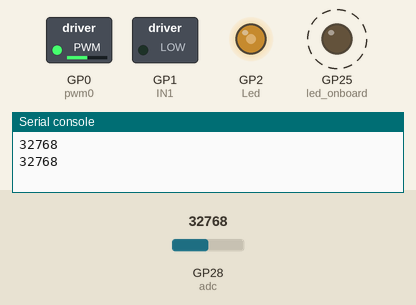
A program run on a simulated Raspberry Pi Pico running MicroPython. Parts: switched loads named in the program (green lamp = pin HIGH), output pins drawn as LEDs (lit = HIGH), the last lines printed to the serial console. Dashed ring = blinking. Inputs (shaded band) come from the test bench; at power-on: GP28 (adc) = 32768 (analog values on the 0–65535 scale).

Above: at 1.2 s.
1.3 s: GP28 (adc) set to 45874
At 2.8 s:
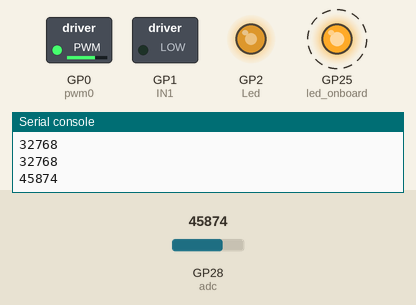
5.4 s: GP28 (adc) set to 57670
At 6.8 s:
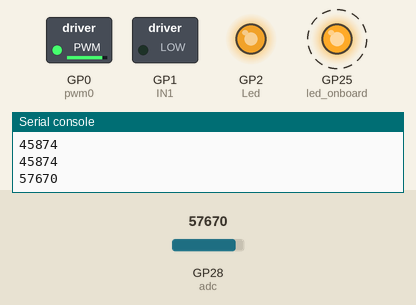
9.5 s: GP28 (adc) set to 7864
At 10.8 s:
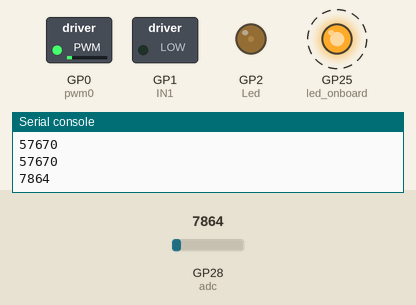
13.6 s: GP28 (adc) set to 0
At 14.4 s:
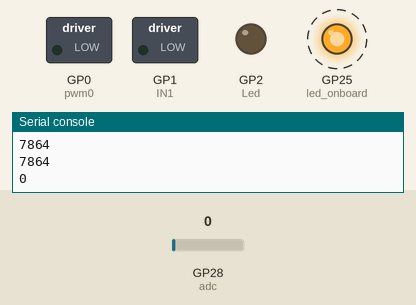
Timing chart, 0 to 18.7 s (numbered marks = the images above; inputs shaded):
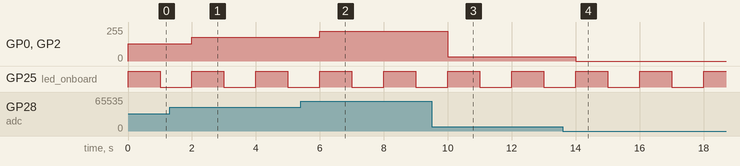

The program:

the_machine_code.py
```python
from machine import Pin, PWM, ADC
from time import sleep
import machine
import utime

# creating PWM and ADC objects
adc = machine.ADC(28)
pwm0 = PWM(Pin(0))
Led = PWM(Pin(2))

led_onboard = machine.Pin("LED", machine.Pin.OUT)

# setting frequency of PWM output
pwm0.freq(50)
Led.freq(50)
IN1 = Pin(1, Pin.OUT)
# continuously control the brightness of the LED and the motor speed using the potentiometer
while True:
        digital_value = adc.read_u16()
        # reading analog values from the potentiometer
        pwm0.duty_u16(digital_value)      # set duty cycle, range 0-65535
        IN1.low()
        Led.duty_u16(digital_value)  # writing analog values to the LED
        print(digital_value)
        led_onboard.toggle()
        sleep(1)
```

Measured:
- after the input at 1.3 s, GP0 (pwm0), GP2 (Led): 128/255 → 178/255 after 0.70 s
- after the input at 5.4 s, GP0 (pwm0), GP2 (Led): 178/255 → 224/255 after 0.60 s
- after the input at 9.5 s, GP0 (pwm0), GP2 (Led): 224/255 → 31/255 after 0.50 s
- after the input at 13.6 s, GP0 (pwm0), GP2 (Led): 31/255 → 0/255 after 0.40 s
- by itself, GP25 (led_onboard): alternates HIGH for 1.0 s and LOW for 1.0 s
